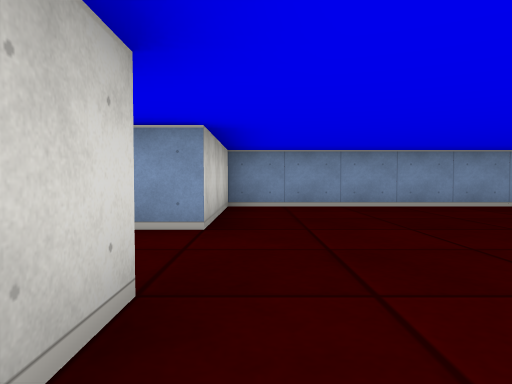
view 1 (above)

20 first-person views from a walk through a cub3D maze. The camera is about half as high as the walls, tilts 2° down and sees 70° across. The floor is counted in squares. Each view is taken from the middle of a square. On the plan, view 1 faces up. The plan holds only what a view shows up to about 9 squares ahead; the rest is blank.

view 2
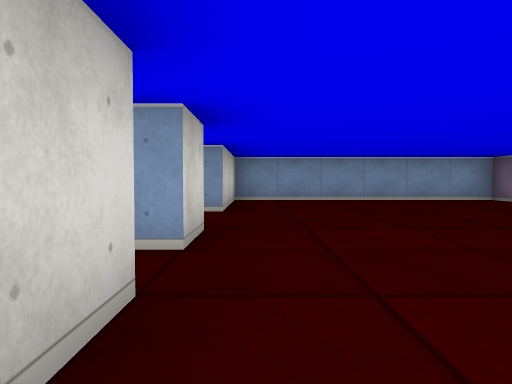

view 3
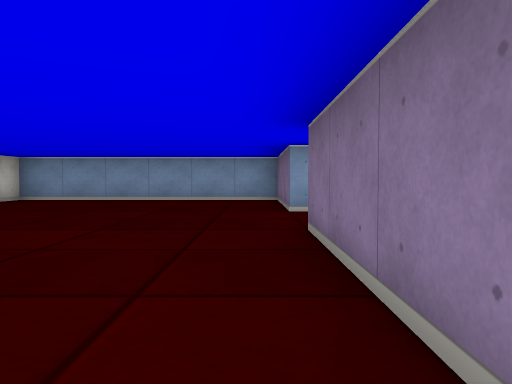

view 4
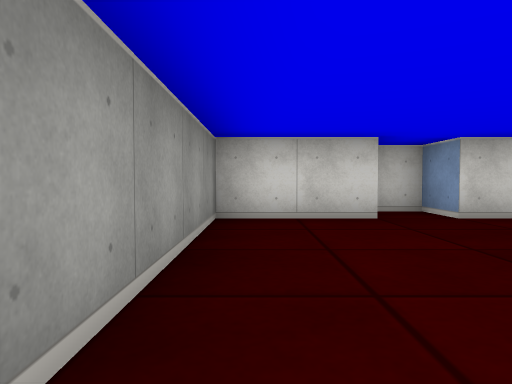

view 5
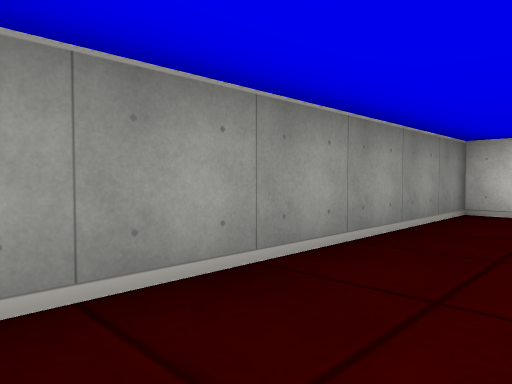

view 6
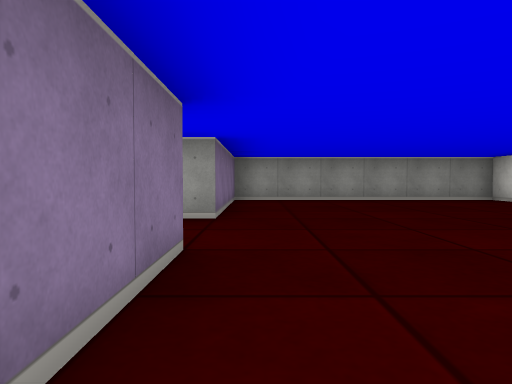

view 7
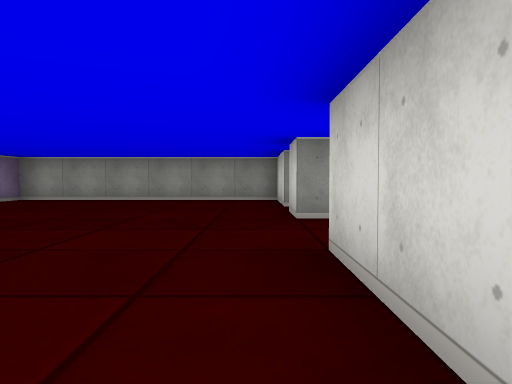

view 8
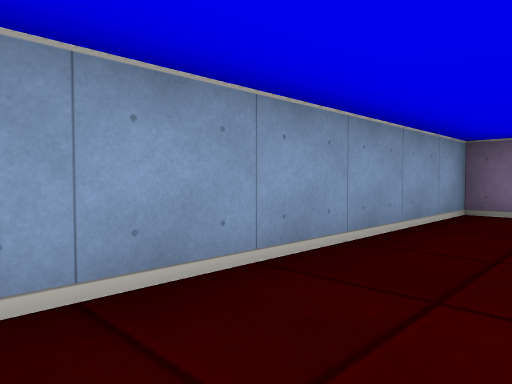

view 9
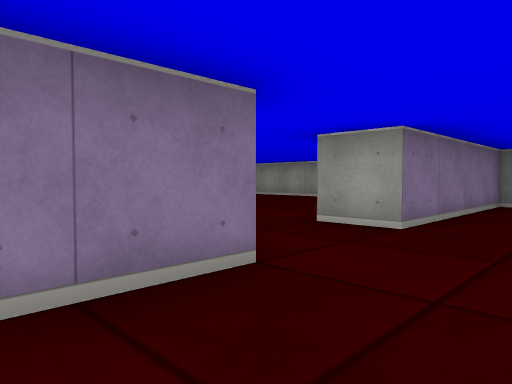

view 10
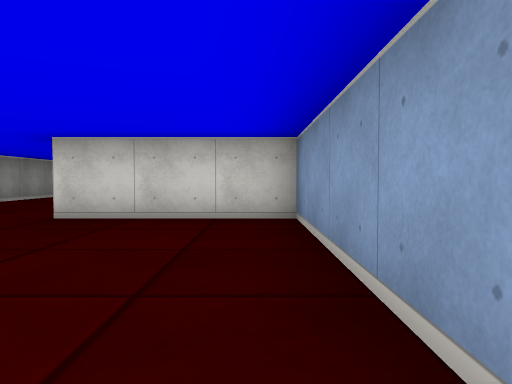

view 11
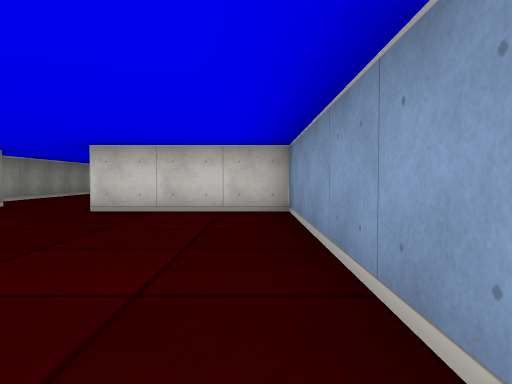

view 12
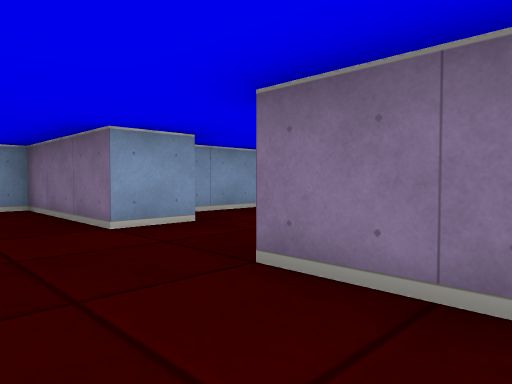

view 13
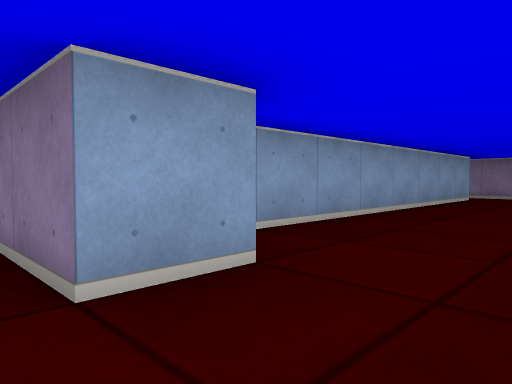

view 14
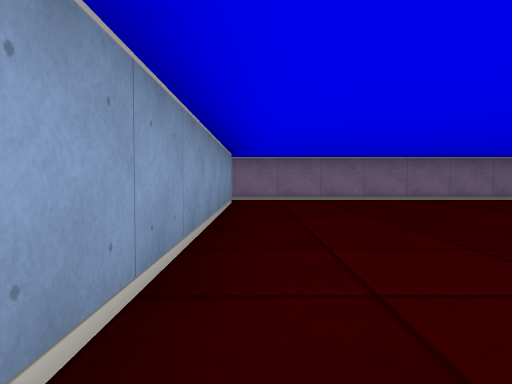

view 15
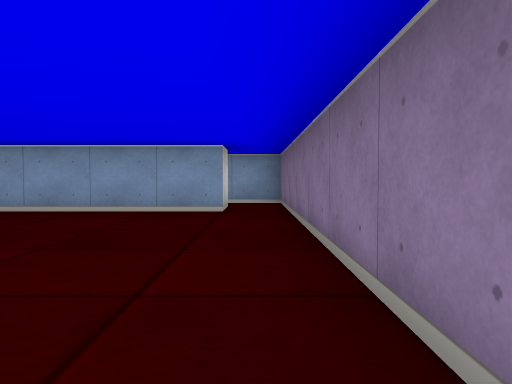

view 16
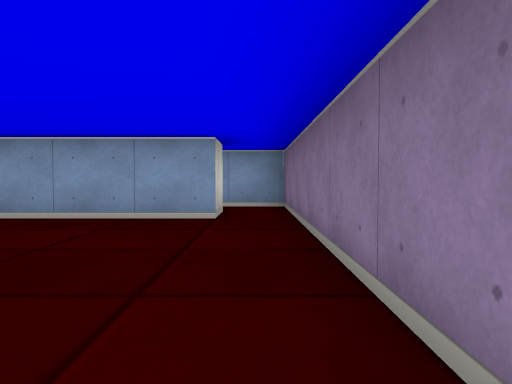

view 17
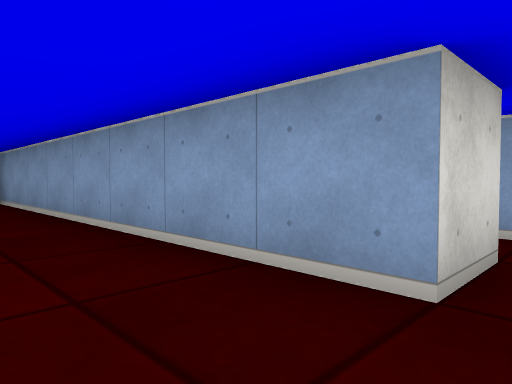

view 18
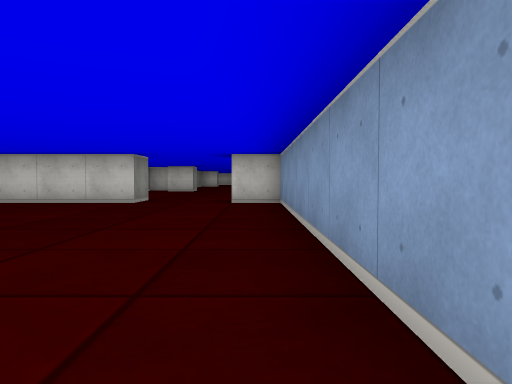

view 19
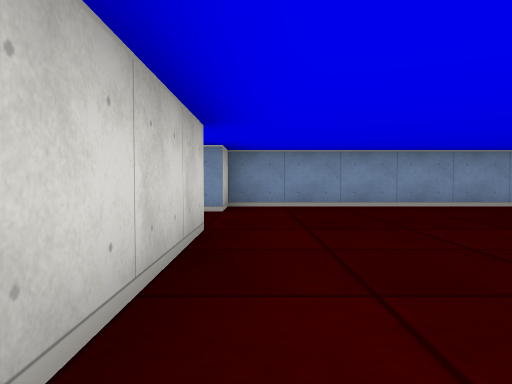

view 20
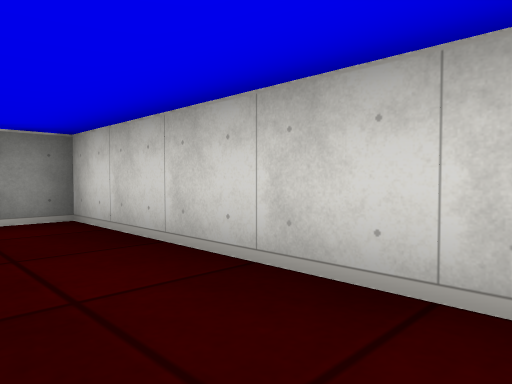

### Floor plan
Points are (right, up) in squares from view 1. A wall is a line through its corners. A room is listed if a view was taken in it or the views show most of it. See-through windows are left out.
Room 1 (views 1, 2, 3, 4, 5, 6, 7, 8, 9, 10, 11, 12, 13)
walls: (-1.5, 1.5) (-0.5, 1.5) (-0.5, 0.5); (-0.5, -0.5) (-0.5, -2.5) (5.5, -2.5) (5.5, 1.5) (6.5, 1.5); (-1.5, 0.5) (-1.5, -0.2); (6.5, 3.5) (5.5, 3.5) (5.5, 6.5) (-0.5, 6.5) (-0.5, 3.5) (-1.2, 3.5)
ways out: opening at (6, 2.5) to room 2; opening at (-1, 2.5)
Room 2 (views 14, 15, 16, 17, 18, 19, 20)
walls: (6.5, 1.5) (6.5, -3.5) (7.2, -3.5); (15.5, -2) (15.5, 4.5); (14.5, 4.5) (6.5, 4.5) (6.5, 3.5)
ways out: opening at (6, 2.5) to room 1; opening at (15, 5)

Positions as (right, up) in squares from view 1, and headings:
1: (0, 0), facing up
2: (0, -2), facing up
3: (5, -2), facing up
4: (4, -2), facing left
5: (5, -1), facing down-left
6: (5, 6), facing down
7: (0, 6), facing down
8: (0, 5), facing up-right
9: (4, 5), facing down-right
10: (4, 6), facing left
11: (5, 6), facing left
12: (4, 0), facing up-right
13: (5, 2), facing up-right
14: (7, 4), facing right
15: (15, -1), facing up
16: (15, 0), facing up
17: (15, 3), facing up-left
18: (14, 4), facing left
19: (7, -2), facing up
20: (8, 1), facing down-left
